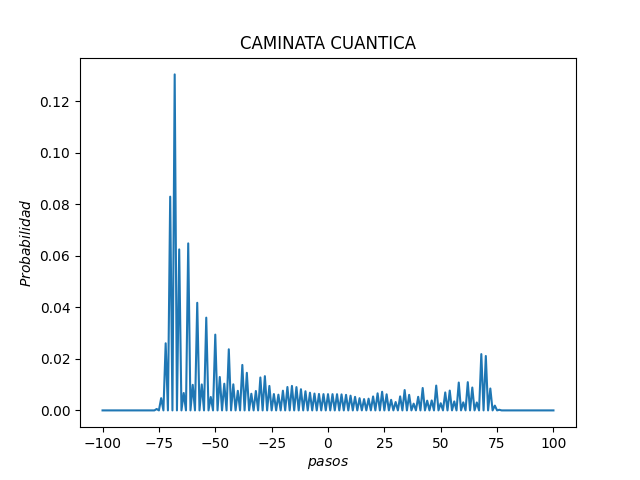

This chart was generated by the following Python code:
import numpy as np
import matplotlib.pyplot as plt
import cmath as cmt
from math import e

haddam1=[2**-.5,2**-.5, 2**-.5, -2**-.5]

def op_moneda(state, parameters):
    #Matriz C
    new_state = []
    a, b, c, d = parameters
    for ket, amp in state:
        n, coin = ket
        if coin == 0:
            new_state.append(((n, 0), a*amp))
            new_state.append(((n, 1), b*amp))
        elif coin == 1:
            new_state.append(((n, 0), c*amp))
            new_state.append(((n, 1), d*amp))
    return new_state

def op_shift(state):
    #El operador S
    new_state = []
    for ket, amp in state:
        n, coin = ket
        if coin == 1:
            new_state.append(((n+1, coin), amp))
        if coin == 0:
            new_state.append(((n-1, coin), amp))
    return new_state

def simplify(state):
    #Combinar
    kets = []
    new_state = []
    for ket, amp in state:
        if ket not in kets:
            new_amp = sum(a for k, a in state if k == ket)
            kets.append(ket)
            new_state.append((ket, new_amp))
    return new_state


def marcha(num_iterations, parameters):
    # caminata cuantica para num_iteration pasos con param de C
    state = [((0, 0), 1)]
    for i in range(num_iterations):
        state = op_moneda(state, parameters)
        state = simplify(state)
        state = op_shift(state)
        state = simplify(state)
    return state

def plot_state(state):
    #plottearvector
    min_val = min(state, key=lambda ka: ka[0][0])[0][0]
    max_val = max(state, key=lambda ka: ka[0][0])[0][0]
    X = np.arange(min_val, max_val+1)
    Y = np.zeros((len(X)))
    for i, x in enumerate(X):
        for ket, amp in state:
            if ket[0] == x:
                Y[i] += abs(amp)**2
    plt.plot(X,Y)
    plt.ylabel("$Probabilidad$")
    plt.xlabel("$pasos$")
    plt.title("CAMINATA CUANTICA")
    plt.show()
def general_haddam(p):
    param = [p**.5,(1-p)**.5,(1-p)**.5, -1*(p)**.5 ]
    return param
def main():
    parameters = haddam1
    state = marcha(100, parameters)
    plot_state(state)

if __name__ == '__main__':
    main()
